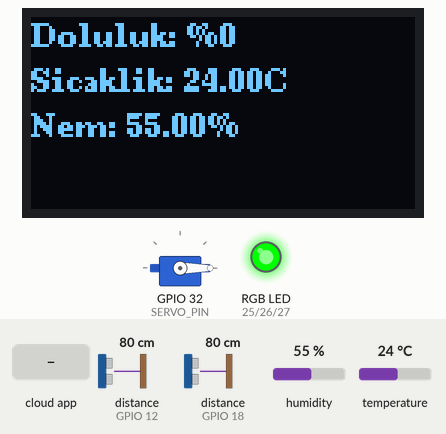
The sketch below on a simulated ESP32. Parts: 128×64 one-colour display, servo, an RGB LED mixed from three pins (HIGH = lit). Wiring (inferred from the names in the program): 2 × ultrasonic range finder: trigger GPIO 5, echo GPIO 18 / trigger GPIO 13, echo GPIO 12. Inputs (shaded band) come from the test bench; at power-on: distance to the obstacle (sensors on GPIO 12, GPIO 18) 80 cm, humidity 55 %, temperature 24 °C. The echo pulse lasts 58.3 µs per cm; WiFi joins after 1.5 s; servers stay silent unless stated; the local clock reads 2024-03-15 10:24:30 at power-on unless the sketch sets it; pins used as bus, display or sensor lines are not drawn.

Above: at 1.3 s.
1.4 s: the phone or cloud app sets servoControl to 1
At 2.2 s:
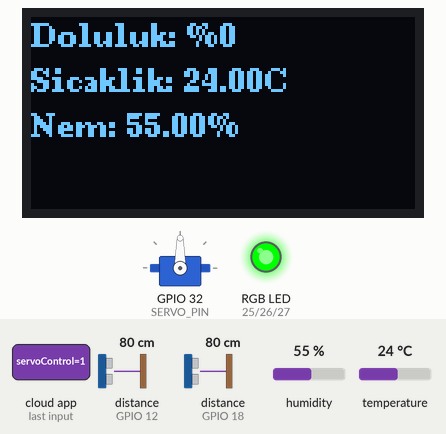
7.7 s: distance to the obstacle (sensor on GPIO 12) set to 2 cm
At 12.0 s:
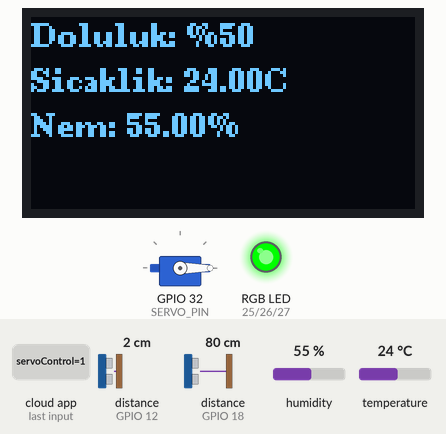
12.3 s: distance to the obstacle (sensor on GPIO 12) set to 4 cm
13.8 s: distance to the obstacle (sensor on GPIO 12) set to 7 cm
At 16.0 s:
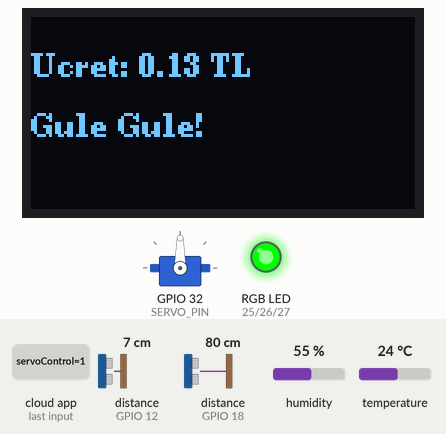
16.6 s: humidity set to 22 %
At 22.8 s:
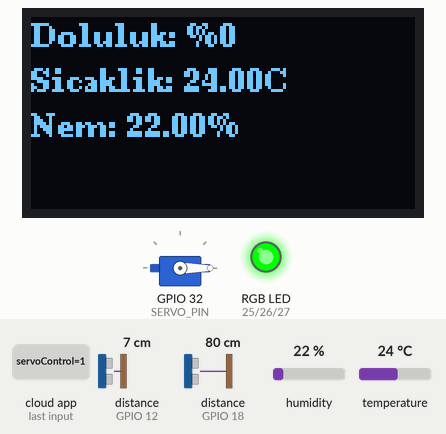
22.9 s: distance to the obstacle (sensor on GPIO 18) set to 2 cm
At 25.2 s:
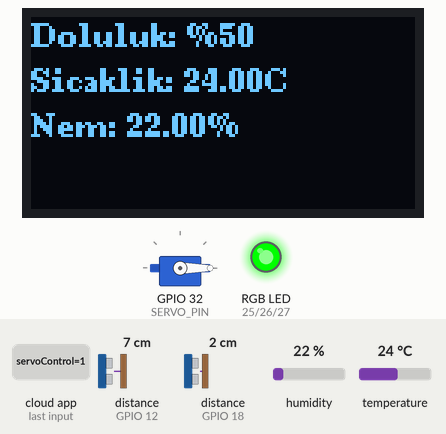
Timing chart, 0 to 26.7 s (numbered marks = the images above; inputs shaded):
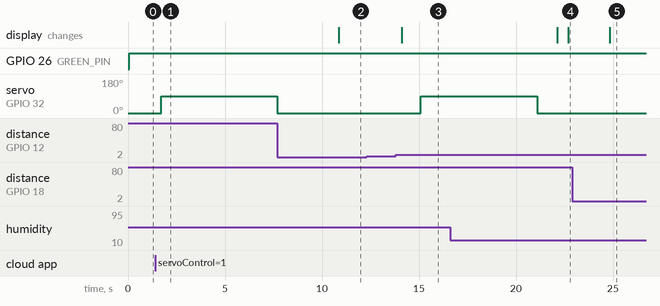

Measured:
- the behaviour switches between 5 and 6 cm on distance to the obstacle (sensor on GPIO 12) (found by bisection; images 2 and 3)
- after the input at 1.4 s, servo on GPIO 32 (SERVO_PIN): 0° → 90° after 0.30 s
- after the input at 7.7 s, the display: changes after 3.2 s (image 2)
- after the input at 12.3 s, every drawn part: stays the same
- after the input at 13.8 s, servo on GPIO 32 (SERVO_PIN): 0° → 90° after 1.3 s; the display: changes after 0.30 s (image 3)
- after the input at 16.6 s, the display: first differs from a run without the input after 6.1 s (image 4)
- after the input at 22.9 s, the display: changes after 1.9 s (image 5)

The sketch:

SPO_may16a.ino
```cpp
#include "arduino_secrets.h"
#include <Wire.h>
#include <U8g2lib.h>
#include "DHT.h"
#include <ESP32Servo.h>
#include <time.h>
#include "thingProperties.h"

// OLED ekran
U8G2_SH1106_128X64_NONAME_F_HW_I2C u8g2(U8G2_R0, U8X8_PIN_NONE, 22, 21);

// DHT11
#define DHTPIN 4
#define DHTTYPE DHT11
DHT dht(DHTPIN, DHTTYPE);

// HC-SR04 sensörleri
#define TRIG1_PIN 5
#define ECHO1_PIN 18
#define TRIG2_PIN 13
#define ECHO2_PIN 12

// RGB LED
#define RED_PIN 25
#define GREEN_PIN 26
#define BLUE_PIN 27

// Servo
#define SERVO_PIN 32
Servo myServo;
bool servoManualOpened = false;
unsigned long servoOpenDurationMs = 6000;

// Tespit eşiği
#define DETECTION_CONFIRMATION_COUNT 4
int car1Counter = 0, empty1Counter = 0;
int car2Counter = 0, empty2Counter = 0;
bool isParked1 = false;
bool isParked2 = false;
unsigned long startTime1 = 0;
unsigned long startTime2 = 0;

// Otopark bilgisi
#define TOTAL_SLOTS 2
int lastDay = -1;

void setup() {
  Serial.begin(115200);
  pinMode(TRIG1_PIN, OUTPUT); pinMode(ECHO1_PIN, INPUT);
  pinMode(TRIG2_PIN, OUTPUT); pinMode(ECHO2_PIN, INPUT);
  pinMode(RED_PIN, OUTPUT); pinMode(GREEN_PIN, OUTPUT); pinMode(BLUE_PIN, OUTPUT);

  dht.begin();
  u8g2.begin(); u8g2.setFont(u8g2_font_ncenB08_tr);
  myServo.attach(SERVO_PIN); myServo.write(0);

  configTime(3600 * 3, 0, "pool.ntp.org");
  initProperties();
  ArduinoCloud.begin(ArduinoIoTPreferredConnection);
  setDebugMessageLevel(2);
  ArduinoCloud.printDebugInfo();
}

void loop() {
  ArduinoCloud.update();

  float temp = dht.readTemperature();
  float hum = dht.readHumidity();
  temperature = temp;
  humidity = hum;

  long dist1 = getDistance(TRIG1_PIN, ECHO1_PIN);
  long dist2 = getDistance(TRIG2_PIN, ECHO2_PIN);
  distanceCm1 = dist1;
  distanceCm2 = dist2;

  bool car1Present = false;
  bool car2Present = false;

  if (dist1 < 5) { car1Counter++; empty1Counter = 0; } else { empty1Counter++; car1Counter = 0; }
  if (dist2 < 5) { car2Counter++; empty2Counter = 0; } else { empty2Counter++; car2Counter = 0; }

  if (car1Counter >= DETECTION_CONFIRMATION_COUNT) car1Present = true;
  if (empty1Counter >= DETECTION_CONFIRMATION_COUNT) car1Present = false;
  if (car2Counter >= DETECTION_CONFIRMATION_COUNT) car2Present = true;
  if (empty2Counter >= DETECTION_CONFIRMATION_COUNT) car2Present = false;

  int occupied = (car1Present ? 1 : 0) + (car2Present ? 1 : 0);
  int dolulukPercent = (occupied * 100) / TOTAL_SLOTS;
  occupancyPercent = dolulukPercent;
  parkedStatus = occupied > 0;

  // Günlük reset
  time_t now = time(NULL);
  struct tm* timeInfo = localtime(&now);
  int currentDay = timeInfo->tm_mday;
  if (lastDay != -1 && currentDay != lastDay) {
    vehicleCount = 0;
    dailyIncome = 0;
    lastParkDuration = 0;
  }
  lastDay = currentDay;

  handleParkingSlot(car1Present, isParked1, startTime1, parkedDuration, false);
  isParked1 = car1Present;

  handleParkingSlot(car2Present, isParked2, startTime2, parkedDuration2, true);
  isParked2 = car2Present;

  setLED(occupied);

  u8g2.clearBuffer();
  u8g2.setCursor(0, 10); u8g2.print("Doluluk: %"); u8g2.print(dolulukPercent);
  u8g2.setCursor(0, 25); u8g2.print("Sicaklik: "); u8g2.print(temp); u8g2.print("C");
  u8g2.setCursor(0, 40); u8g2.print("Nem: "); u8g2.print(hum); u8g2.print("%");
  u8g2.sendBuffer();

  if (servoControl && !servoManualOpened) {
    triggerServo();
    servoManualOpened = true;
    servoControl = false;
  }
  if (!servoControl) servoManualOpened = false;

  delay(500);
}

void handleParkingSlot(bool present, bool wasParked, unsigned long &startTime, int &durationOut, bool isSlot2) {
  if (present && !wasParked) {
    startTime = millis();
    messageText = "Hosgeldiniz!";
  }

  if (!present && wasParked) {
    unsigned long durationSec = (millis() - startTime) / 1000;
    float cost = (durationSec / 60.0) * 2.5;

    paymentAmount = cost;
    lastParkDuration = durationSec;
    vehicleCount++;
    dailyIncome += cost;
    messageText = "Gule Gule!";

    // Doluluk ve LED'i önce güncelle
    int currentOccupied = (isParked1 ? 1 : 0) + (isParked2 ? 1 : 0) - 1;
    occupancyPercent = (currentOccupied * 100) / TOTAL_SLOTS;
    setLED(currentOccupied);

    u8g2.clearBuffer();
    u8g2.setCursor(0, 20); u8g2.print("Ucret: "); u8g2.print(cost); u8g2.print(" TL");
    u8g2.setCursor(0, 40); u8g2.print("Gule Gule!");
    u8g2.sendBuffer();

    delay(1000); // ekran gösterimi için kısa gecikme

    triggerServo();
  }

  if (present) {
    unsigned long durationSec = (millis() - startTime) / 1000;
    durationOut = durationSec;
    if (isSlot2) parkedDuration2 = durationSec;
  }
}

long getDistance(int trig, int echo) {
  digitalWrite(trig, LOW);
  delayMicroseconds(2);
  digitalWrite(trig, HIGH);
  delayMicroseconds(10);
  digitalWrite(trig, LOW);
  return pulseIn(echo, HIGH) * 0.034 / 2;
}

void triggerServo() {
  myServo.attach(SERVO_PIN);
  myServo.write(90);
  delay(servoOpenDurationMs);
  myServo.write(0);
  delay(1000);
  myServo.detach();
}

void setLED(int occupied) {
  if (occupied >= TOTAL_SLOTS) {
    analogWrite(RED_PIN, 255);
    analogWrite(GREEN_PIN, 0);
    analogWrite(BLUE_PIN, 0);
  } else {
    analogWrite(RED_PIN, 0);
    analogWrite(GREEN_PIN, 255);
    analogWrite(BLUE_PIN, 0);
  }
}

// Cloud callback'ler
void onMessageTextChange() {}
void onHumidityChange() {}
void onPaymentAmountChange() {}
void onTemperatureChange() {}
void onDistanceCm1Change() {}
void onOccupancyPercentChange() {}
void onParkedDurationChange() {}
void onParkedStatusChange() {}
void onServoControlChange() {}
void onDailyIncomeChange() {}
void onVehicleCountChange() {}
void onLastParkDurationChange() {}
void onDistanceCmChange() {}
```

arduino_secrets.h
```cpp
#define SECRET_DEVICE_KEY "ISGI1lhjQ#Y5MsWhP7L!IGl7y"
#define SECRET_OPTIONAL_PASS "123454329"
#define SECRET_SSID "Eray"
```

thingProperties.h
```cpp
// Code generated by Arduino IoT Cloud, DO NOT EDIT.

#include <ArduinoIoTCloud.h>
#include <Arduino_ConnectionHandler.h>

const char DEVICE_LOGIN_NAME[]  = "ec66621d-d6cb-4613-be1c-8417962cf78b";

const char SSID[]               = SECRET_SSID;    // Network SSID (name)
const char PASS[]               = SECRET_OPTIONAL_PASS;    // Network password (use for WPA, or use as key for WEP)
const char DEVICE_KEY[]  = SECRET_DEVICE_KEY;    // Secret device password

void onMessageTextChange();
void onHumidityChange();
void onPaymentAmountChange();
void onTemperatureChange();
void onDistanceCm1Change();
void onOccupancyPercentChange();
void onParkedDurationChange();
void onParkedStatusChange();
void onServoControlChange();

String messageText;
float dailyIncome;
float distanceCm2;
float humidity;
float paymentAmount;
float temperature;
int distanceCm1;
int lastParkDuration;
int occupancyPercent;
int parkedDuration;
int parkedDuration2;
int vehicleCount;
bool parkedStatus;
bool servoControl;

void initProperties(){

  ArduinoCloud.setBoardId(DEVICE_LOGIN_NAME);
  ArduinoCloud.setSecretDeviceKey(DEVICE_KEY);
  ArduinoCloud.addProperty(messageText, READWRITE, ON_CHANGE, onMessageTextChange);
  ArduinoCloud.addProperty(dailyIncome, READ, ON_CHANGE, NULL);
  ArduinoCloud.addProperty(distanceCm2, READ, ON_CHANGE, NULL);
  ArduinoCloud.addProperty(humidity, READWRITE, ON_CHANGE, onHumidityChange);
  ArduinoCloud.addProperty(paymentAmount, READWRITE, ON_CHANGE, onPaymentAmountChange);
  ArduinoCloud.addProperty(temperature, READWRITE, ON_CHANGE, onTemperatureChange);
  ArduinoCloud.addProperty(distanceCm1, READWRITE, ON_CHANGE, onDistanceCm1Change);
  ArduinoCloud.addProperty(lastParkDuration, READ, ON_CHANGE, NULL);
  ArduinoCloud.addProperty(occupancyPercent, READWRITE, ON_CHANGE, onOccupancyPercentChange);
  ArduinoCloud.addProperty(parkedDuration, READWRITE, ON_CHANGE, onParkedDurationChange);
  ArduinoCloud.addProperty(parkedDuration2, READ, ON_CHANGE, NULL);
  ArduinoCloud.addProperty(vehicleCount, READ, ON_CHANGE, NULL);
  ArduinoCloud.addProperty(parkedStatus, READWRITE, ON_CHANGE, onParkedStatusChange);
  ArduinoCloud.addProperty(servoControl, READWRITE, ON_CHANGE, onServoControlChange);

}

WiFiConnectionHandler ArduinoIoTPreferredConnection(SSID, PASS);
```
